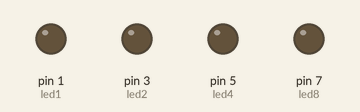
This sketch was run on a simulated Arduino Uno, built with avr-gcc and run on an emulated ATmega328P. Shown: output pins drawn as LEDs (lit = HIGH).

Above: at 2.0 s.
At 5.1 s:
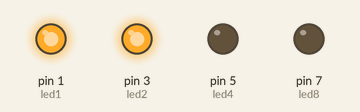
At 7.1 s:
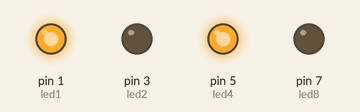
At 9.1 s:
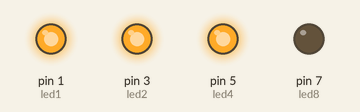
At 13.1 s:
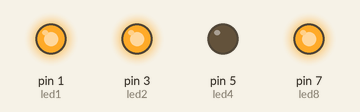
At 17.2 s:
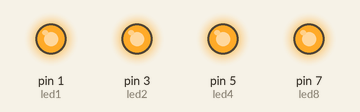
Timing chart, 0 to 22.9 s (numbered marks = the images above):
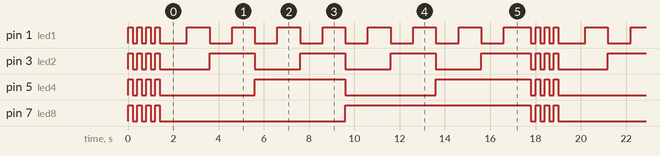

The sketch:

Lesson5Homework_aug22a.ino
```cpp
//TASK
// 4 Leds doing 0-15 in binary

int led1 = 1;
int led2 = 3;
int led4 = 5;
int led8 = 7;

int wait = 1000;
int shortWait = 200;

void setup() {
  // put your setup code here, to run once:
  pinMode(led1, OUTPUT);
  pinMode(led2, OUTPUT);
  pinMode(led4, OUTPUT);
  pinMode(led8, OUTPUT);

}

void loop() {
  // put your main code here, to run repeatedly:

  //System On
  for(int i = 0; i < 4; i++)
  {
    digitalWrite(led1, HIGH);
    digitalWrite(led2, HIGH);
    digitalWrite(led4, HIGH);
    digitalWrite(led8, HIGH);
    delay(shortWait);
    digitalWrite(led1, LOW);
    digitalWrite(led2, LOW);
    digitalWrite(led4, LOW);
    digitalWrite(led8, LOW);
    delay(shortWait);
  }

  //0 0000
  digitalWrite(led1, LOW);
  digitalWrite(led2, LOW);
  digitalWrite(led4, LOW);
  digitalWrite(led8, LOW);
  delay(wait);

  //1 0001
  digitalWrite(led1, HIGH);
  digitalWrite(led2, LOW);
  digitalWrite(led4, LOW);
  digitalWrite(led8, LOW);
  delay(wait);

  //2 0010
  digitalWrite(led1, LOW);
  digitalWrite(led2, HIGH);
  digitalWrite(led4, LOW);
  digitalWrite(led8, LOW);
  delay(wait);

  //3 0011
  digitalWrite(led1, HIGH);
  digitalWrite(led2, HIGH);
  digitalWrite(led4, LOW);
  digitalWrite(led8, LOW);
  delay(wait);

  //4 0100
  digitalWrite(led1, LOW);
  digitalWrite(led2, LOW);
  digitalWrite(led4, HIGH);
  digitalWrite(led8, LOW);
  delay(wait);

  //5 0101
  digitalWrite(led1, HIGH);
  digitalWrite(led2, LOW);
  digitalWrite(led4, HIGH);
  digitalWrite(led8, LOW);
  delay(wait);

  //6 0110
  digitalWrite(led1, LOW);
  digitalWrite(led2, HIGH);
  digitalWrite(led4, HIGH);
  digitalWrite(led8, LOW);
  delay(wait);

  //7 0111
  digitalWrite(led1, HIGH);
  digitalWrite(led2, HIGH);
  digitalWrite(led4, HIGH);
  digitalWrite(led8, LOW);
  delay(wait);

  //8 1000
  digitalWrite(led1, LOW);
  digitalWrite(led2, LOW);
  digitalWrite(led4, LOW);
  digitalWrite(led8, HIGH);
  delay(wait);

  //9 1001
  digitalWrite(led1, HIGH);
  digitalWrite(led2, LOW);
  digitalWrite(led4, LOW);
  digitalWrite(led8, HIGH);
  delay(wait);

  //10 1010
  digitalWrite(led1, LOW);
  digitalWrite(led2, HIGH);
  digitalWrite(led4, LOW);
  digitalWrite(led8, HIGH);
  delay(wait);

  //11 1011
  digitalWrite(led1, HIGH);
  digitalWrite(led2, HIGH);
  digitalWrite(led4, LOW);
  digitalWrite(led8, HIGH);
  delay(wait);

  //12 1100
  digitalWrite(led1, LOW);
  digitalWrite(led2, LOW);
  digitalWrite(led4, HIGH);
  digitalWrite(led8, HIGH);
  delay(wait);

  //13 1101
  digitalWrite(led1, HIGH);
  digitalWrite(led2, LOW);
  digitalWrite(led4, HIGH);
  digitalWrite(led8, HIGH);
  delay(wait);

  //14 1110
  digitalWrite(led1, LOW);
  digitalWrite(led2, HIGH);
  digitalWrite(led4, HIGH);
  digitalWrite(led8, HIGH);
  delay(wait);

  //15 1111
  digitalWrite(led1, HIGH);
  digitalWrite(led2, HIGH);
  digitalWrite(led4, HIGH);
  digitalWrite(led8, HIGH);
  delay(wait);
}
```

Measured:
- by itself, pin 1 (led1): moves between LOW and HIGH, repeating every 17.6 s
- by itself, pin 3 (led2): repeats every 17.6 s: 3 × (LOW 0.20 s, HIGH 0.20 s), LOW 2.2 s, 3 × (HIGH 2.0 s, LOW 2.0 s), HIGH 2.2 s
- by itself, pin 5 (led4): repeats every 17.6 s: 3 × (LOW 0.20 s, HIGH 0.20 s), LOW 4.2 s, HIGH 4.0 s, LOW 4.0 s, HIGH 4.2 s
- by itself, pin 7 (led8): repeats every 17.6 s: 3 × (LOW 0.20 s, HIGH 0.20 s), LOW 8.2 s, HIGH 8.2 s
